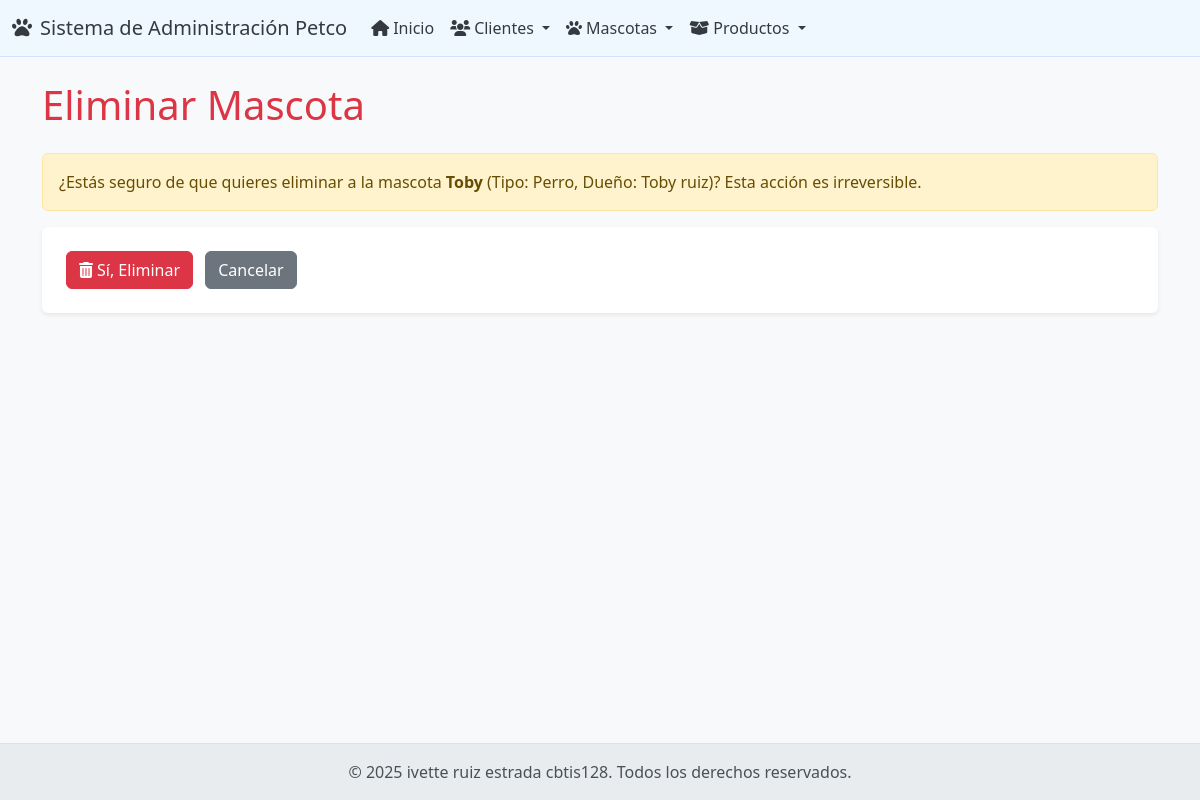
The app's page /mascotas/borrar/1/ with its own data.
### app_Petco/models.py (models this page shows, shortened)
class Mascota(models.Model):
    mascota_id = models.AutoField(primary_key=True)
    nombre = models.CharField(max_length=50)
    tipo = models.CharField(max_length=50) # Ej: Perro, Gato, Ave
    raza = models.CharField(max_length=50, blank=True, null=True) # Ej: Labrador, Siamés. Lo cambio a CharField.
    cliente = models.ForeignKey(Cliente, on_delete=models.CASCADE, related_name='mascotas')

class Cliente(models.Model):
    cliente_id = models.AutoField(primary_key=True)
    nombre = models.CharField(max_length=100)
    apellido = models.CharField(max_length=100)
    email = models.EmailField(max_length=100, unique=True)
    telefono = models.CharField(max_length=20, blank=True, null=True)
    direccion = models.CharField(max_length=255, blank=True, null=True)

### app_Petco/views.py (the view)
# urls.py: path('mascotas/borrar/<int:pk>/', views.borrar_mascota, name='borrar_mascota'),
def borrar_mascota(request, pk):
    mascota = get_object_or_404(Mascota, pk=pk)
    if request.method == 'POST':
        mascota.delete()
        return redirect('ver_mascotas')
    context = {'mascota': mascota}
    return render(request, 'mascota/borrar_mascota.html', context)

### app_Petco/templates/mascota/borrar_mascota.html (shortened to what this page needs)
{% extends 'base.html' %}
{% block contenido %}
    <h1 class="mb-4 text-danger">Eliminar Mascota</h1>
    <div class="alert alert-warning" role="alert">
        ¿Estás seguro de que quieres eliminar a la mascota <strong>{{ mascota.nombre }}</strong> (Tipo: {{ mascota.tipo }}, Dueño: {{ mascota.cliente.nombre }} {{ mascota.cliente.apellido }})?
        Esta acción es irreversible.
    </div>
    <form method="post" action="{% url 'borrar_mascota' mascota.mascota_id %}" class="bg-white p-4 rounded shadow-sm">
        <button type="submit" class="btn btn-danger me-2"><i class="fas fa-trash-alt me-1"></i>Sí, Eliminar</button>
        <a href="{% url 'ver_mascotas' %}" class="btn btn-secondary">Cancelar</a>
    </form>
{% endblock %}

### app_Petco/templates/base.html (style rules this page uses)
body { display: flex; flex-direction: column; min-height: 100vh; background-color: #f8f9fa; }

### records on screen
Mascota: nombre "Toby", tipo "Perro", cliente.nombre "Toby", cliente.apellido "ruiz"
